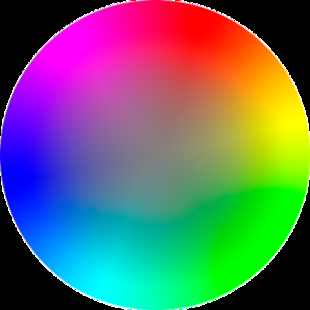
#> input picture colorwheel.png, 310 x 310 px
$ python detect_video_color_track.py
#> lines starting #> are read from the running program, lines starting #| are printed output that depends on the picture; pictures that were not available may be replaced by others from this repository, and a replacement may not be noted
import cv2
import numpy as np
img = cv2.imread("colorwheel.png")
#> img is the input picture: shape (310, 310, 3); mean B, G, R 102.9, 104.4, 96.7
img = cv2.resize(img, (300, 300))
#> img: shape (300, 300, 3)
lowerb=0
upperb=0
def ftrack(p):
    global lowerb,upperb;
    lr =cv2.getTrackbarPos("lr","wheel")
    lg =cv2.getTrackbarPos("lg","wheel")
    lb =cv2.getTrackbarPos("lb","wheel")
    ur =cv2.getTrackbarPos("ur","wheel")
    ug =cv2.getTrackbarPos("ug","wheel")
    ub =cv2.getTrackbarPos("ub","wheel")
    lowerb = np.array([lb, lg, lr])
    upperb = np.array([ub, ug, ur])

def detect_color(img2):
    cv2.imshow("original video",img2)
    detect_red_color = cv2.inRange(img2, lowerb, upperb)
    rc = cv2.bitwise_and(img2, img2, mask=detect_red_color)
    hc=cv2.hconcat([img2,rc])
    cv2.imshow("horizantal ",hc)
    cv2.imshow("detecting red color", detect_red_color)
    cv2.imshow("red", rc)
cap=cv2.VideoCapture("color.mp4")
cv2.imshow("wheel", img)
cv2.createTrackbar("lr","wheel",0,255,ftrack)
cv2.createTrackbar("lg","wheel",0,255,ftrack)
cv2.createTrackbar("lb","wheel",0,255,ftrack)
cv2.createTrackbar("ur","wheel",0,255,ftrack)
cv2.createTrackbar("ug","wheel",0,255,ftrack)
cv2.createTrackbar("ub","wheel",0,255,ftrack)
cv2.imshow("wheel", img)
while True:
    isTrue,img1=cap.read()
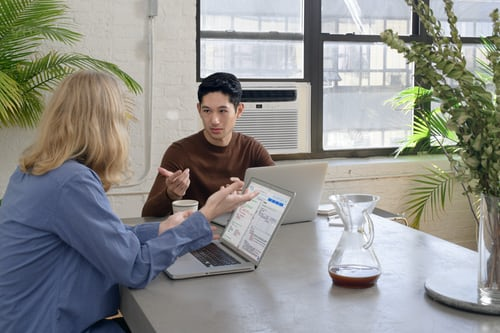
#> input picture e4.jpg, 500 x 333 px, given in place of color.mp4, which was not available
#> img1 is the input picture: shape (333, 500, 3); mean B, G, R 140.4, 143.6, 143.1
    img1=cv2.resize(img1,(400,400))
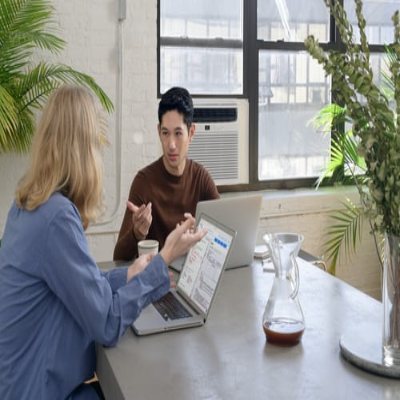
#> img1: shape (400, 400, 3); mean B, G, R 140.2, 143.5, 143
    detect_color(img1)
#> in detect_color, `detect_red_color = cv2.inRange(img2, lowerb, upperb)`: detect_red_color: shape (400, 400); every value is 0
#> in detect_color, `rc = cv2.bitwise_and(img2, img2, mask=detect_red_color)`: rc: shape (400, 400, 3); every value is 0
#> in detect_color, `hc=cv2.hconcat([img2,rc])`:
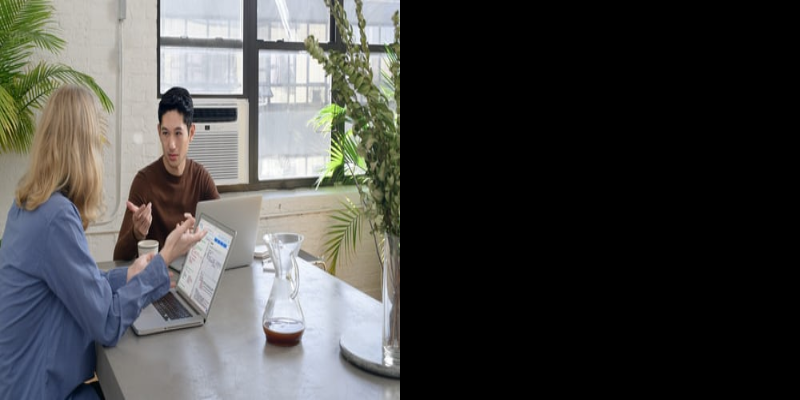
#> hc: shape (400, 800, 3); mean B, G, R 70.1, 71.7, 71.5
    cv2.waitKey(20)
cv2.imshow("wheel", img)
cv2.waitKey(0)
